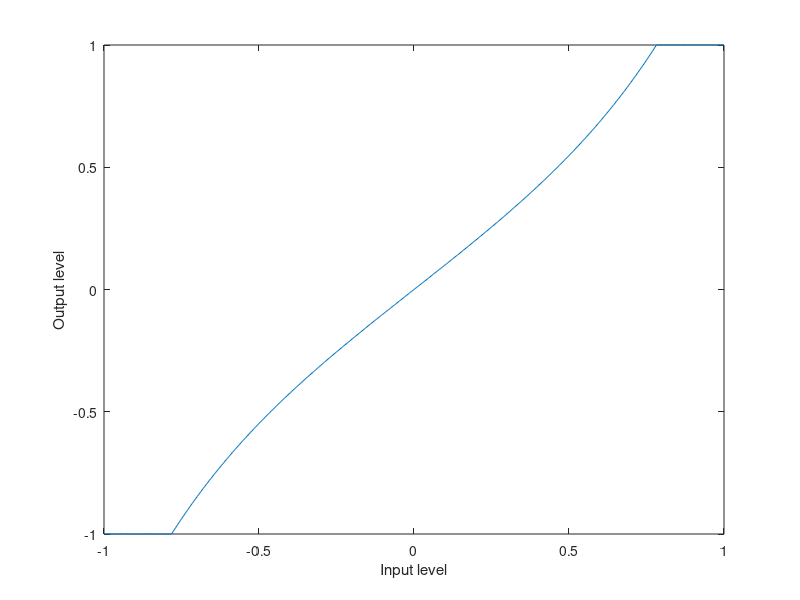

The MATLAB script that drew this image: (Note: this script raises an error after producing the figure.)
%%%%%%%%%%
 % @file distortion.m
 % @author Parthiv Krishna
 % @brief Script to generate, test, and visualize distortion array
 % 
 % Creates a distortion array with a given function mapping and
 % outputs the result to distortion_array.h.
 % 
 %%%%%%%%%

filename = "sandman";

% Waveshaping distortion

distortion_arr_len = (2^9) + 1; % generate 513-long array
distortion_in = linspace(-1, 1, distortion_arr_len);

% Choose function for waveshape
% distortion_out = sign(distortion_in) .* abs(distortion_in).^(1/10);
% distortion_out = distortion_in./(1 + abs(distortion_in));
distortion_out = distortion_in + distortion_in.^3 / 3 + distortion_in.^5 / 5;

% distortion_out = tanh(pi * distortion_in);

% q15
distortion_out = round(distortion_out * (2^15));
distortion_out(distortion_out > (2^15 - 1)) = 2^15 - 1;
distortion_out(distortion_out < (-2^15)) = -2^15;

% Plot distortion curve
figure(1);
plot(distortion_in, distortion_out/(2^15));
xlabel("Input level");
ylabel("Output level");
xline(0);
yline(0);
title("Distortion Curve");

% Plot distorted sine
Fs = 44100; % 44.1 kHz
f = 1000; % 1000 Hz sine
N = 2048; % 2048 samples
t_sin = (1:N)/Fs;
y_sin = sin(2*pi*f*t_sin);

idx_sin = int32((y_sin + 1) * distortion_arr_len / 2) + 1;
idx_sin(idx_sin > distortion_arr_len) = distortion_arr_len;
y_sin_dist = distortion_out(idx_sin) / (2^15);

figure(2);
hold on;
plot(t_sin, y_sin);
plot(t_sin, y_sin_dist);
legend("Input", "Output");
title("Sample distorted sine wave");
hold off;

% FFT
f_sin = (1:N)/N * Fs;
db = 20*log10(abs(fft(y_sin)));
db_dist = 20*log10(abs(fft(y_sin_dist)));

figure(3);
hold on;
plot(f_sin, db);
plot(f_sin, db_dist);
legend("Input", "Output");
title("Sample distorted sine wave FFT");
hold off;

% Apply distortion to sample audio
[y, fs] = audioread(filename + ".wav");
y = y / max(abs(y));
t = (1:size(y)) / fs;

idx = int32((y + 1) * distortion_arr_len / 2) + 1;
idx(idx > distortion_arr_len) = distortion_arr_len;
y_dist = distortion_out(idx)/(2^15);

audiowrite(filename + "_dist.wav", y_dist, fs);

% Generate distortion_array.h
fileID = fopen("distortion_array.h", "w+");

fprintf(fileID, '// autogenerated by Matlab\n');
fprintf(fileID, '// see matlab/distortion/distortion.m\n');

fprintf(fileID, '#ifndef DISTORTION_ARRAY_H\n');
fprintf(fileID, '#define DISTORTION_ARRAY_H\n\n');

fprintf(fileID, '#define DISTORTION_ARR_LEN %6d\n', distortion_arr_len);
fprintf(fileID, 'const int16_t DISTORTION_ARR[DISTORTION_ARR_LEN] = {\n');

repeat_str = '    %6d, %6d, %6d, %6d, %6d, %6d, %6d, %6d,\n';
num_repeats = int32(numel(distortion_out)/8);
fmt = [repmat(repeat_str, 1, num_repeats)];
fprintf(fileID, fmt, distortion_out);

repeat_str2 = '%6d, ';
num_remaining = numel(distortion_out) - num_repeats*8 - 1;
fmt2 = ['    ' repmat(repeat_str2, 1, num_remaining) '\n};\n'];
fprintf(fileID, fmt2, distortion_out((num_repeats * 8 + 1 + 1):end));
fprintf(fileID, '\n#endif // DISTORTION_ARRAY_H\n');

fclose(fileID);